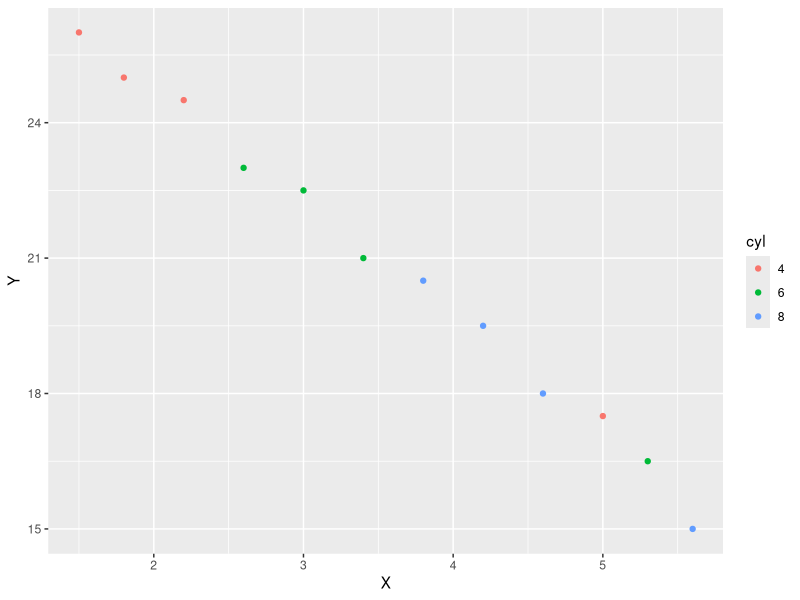
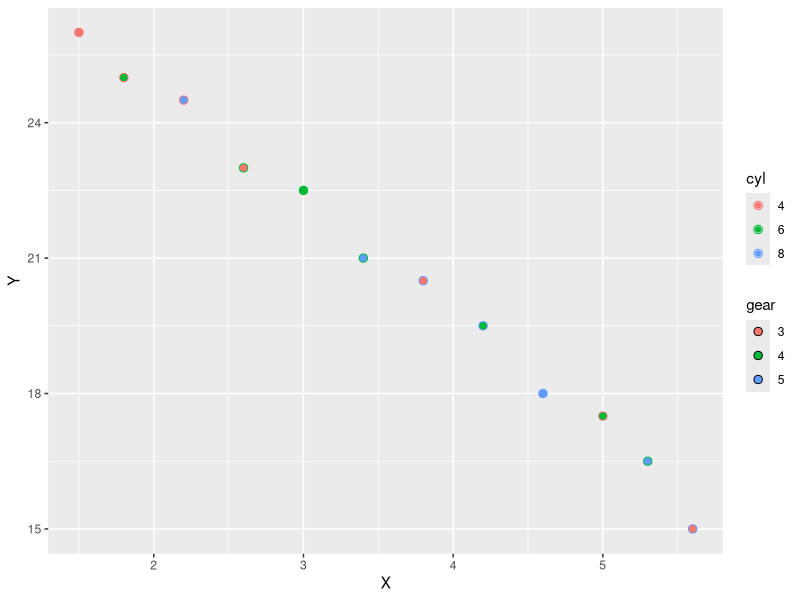
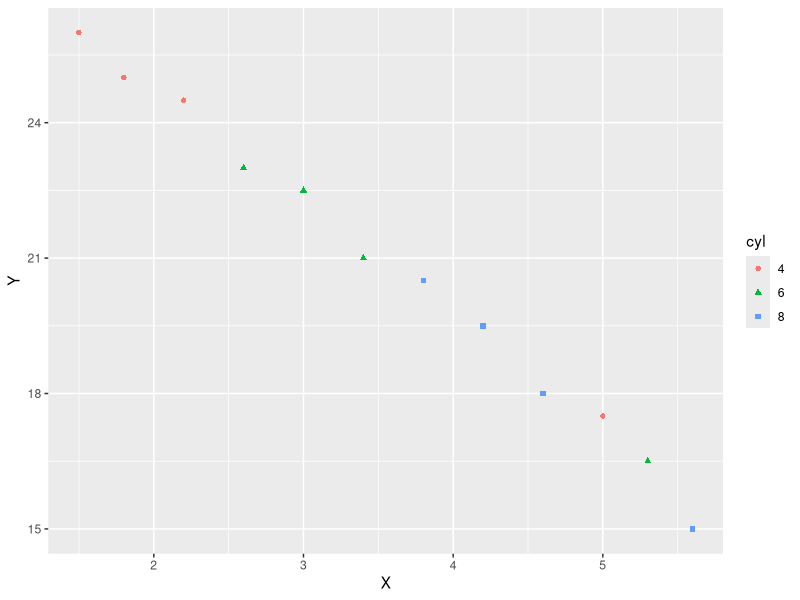
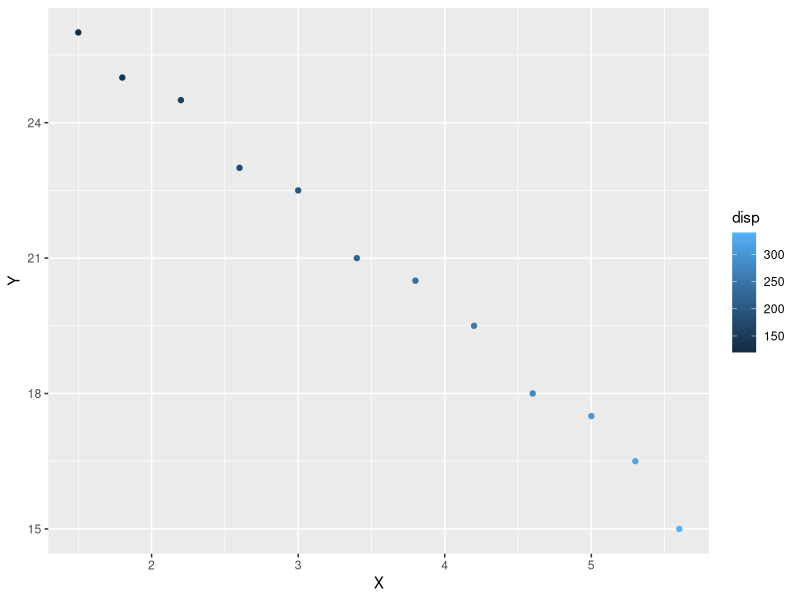
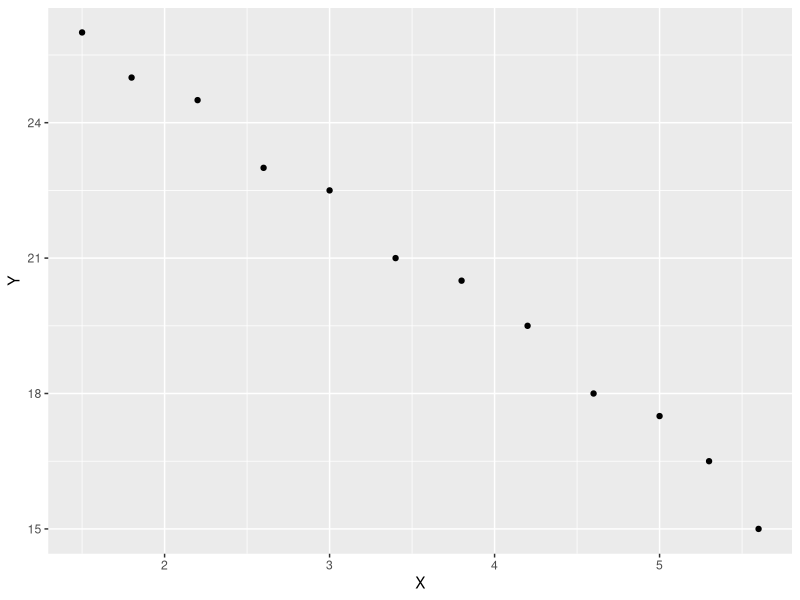
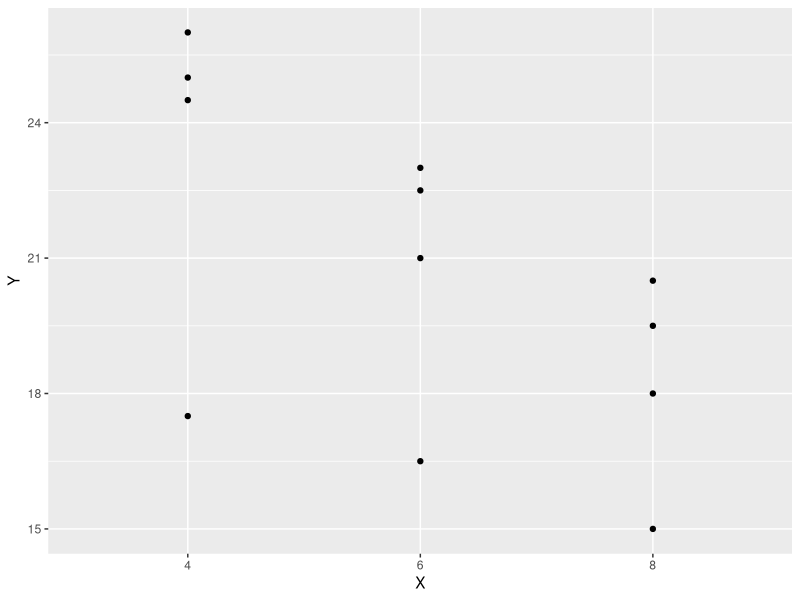
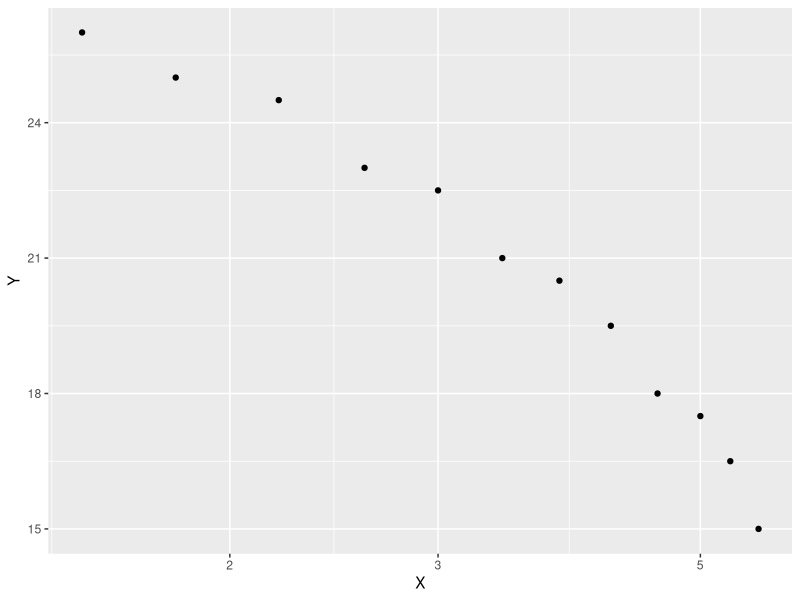
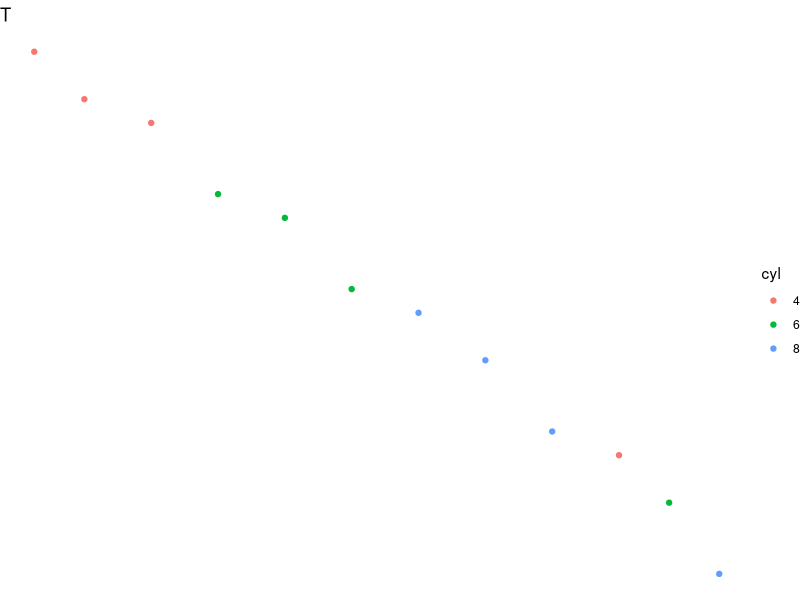

R code for these plots, in order: (Note: this script raises an error after producing the figures.)
#!/usr/bin/env Rscript
#
# 生成 tests/fixtures/guide_r_reference.json —— guide（M1-11）的 R 侧参考值。
#
#   pixi run -e refs refs:guide
#
# 8 个 case，全部钉 ggplot2 4.0.3：
#
#   1. legend_colour_discrete   colour 映射离散变量（单图例）
#   2. legend_colour_fill       colour + fill 是**不同变量** → 两张图例竖排
#   3. legend_merged            colour + shape 映射**同一变量** → 合并成一张
#   4. colourbar                连续 colour → 色条 + 断点 / 标签
#   5. axis_continuous          连续 x / y：断点、标签、轴行列尺寸
#   6. axis_discrete            离散 x：断点 / 标签 / 轴行高
#   7. axis_log10               scale_x_log10：断点在变换后的空间
#   8. theme_void               轴消失；图例**仍然保留**（4.0.3 的行为）
#
# 记录两类东西：
#
#   - `ggplot_build(p)$layout$panel_params[[1]]$x/y` 的 `get_breaks()` /
#     `get_labels()` 与 `x.range` / `y.range`（Tick 位置在 Python 侧按同一公式算）；
#   - `ggplotGrob(p)` 画在 7×7in 的 pdf(NULL) 上以后，按 layout 名字读回的行高 /
#     列宽（cm）：axis-l / axis-b / ylab-l / xlab-b / title / guide-box-right，
#     以及每张图例 gtable 自己的宽高。量法与 tools/refs/gtable_ref.R 一致
#     （draw 之后 convertWidth/convertHeight，读 grid 真正分配出来的尺寸）。
#
# 图例的键（`.value` / `.label`）走 4.0.3 的 `get_guide_data()`，它把合并后的
# guide 的键值一并给出（colour + shape 同变量时会同时有两列）。

suppressPackageStartupMessages({
  library(ggplot2)
  library(jsonlite)
  library(grid)
})

# 不开默认绘图设备：否则 ggplot 会在 CWD 留下 Rplots.pdf。
invisible(pdf(NULL))

out_path <- "tests/fixtures/guide_r_reference.json"
page_in <- c(7, 7)

d <- data.frame(
  x = c(1.5, 1.8, 2.2, 2.6, 3.0, 3.4, 3.8, 4.2, 4.6, 5.0, 5.3, 5.6),
  y = c(26.0, 25.0, 24.5, 23.0, 22.5, 21.0, 20.5, 19.5, 18.0, 17.5, 16.5, 15.0),
  cyl = factor(c(4, 4, 4, 6, 6, 6, 8, 8, 8, 4, 6, 8), levels = c(4, 6, 8)),
  gear = factor(c(3, 4, 5, 3, 4, 5, 3, 4, 5, 4, 5, 3), levels = c(3, 4, 5)),
  disp = c(120, 140, 160, 180, 200, 220, 240, 260, 280, 300, 320, 340)
)

num <- function(value) {
  if (is.null(value) || length(value) == 0) {
    return(NULL)
  }
  value <- as.numeric(value)
  unname(value)
}

# 一列 breaks + labels：NA（越界）照原样记下来，Python 侧自己过滤。
breaks_of <- function(view) {
  list(breaks = num(view$get_breaks()), labels = as.character(view$get_labels()))
}

range_of <- function(view, range) {
  list(range = num(range))
}

# 在 7×7in 的页面上画一遍，读回按名字查的 region 尺寸（cm）。
region_size <- function(g, name, kind) {
  row <- g$layout[g$layout$name == name, , drop = FALSE]
  if (nrow(row) == 0) {
    return(NULL)
  }
  if (kind == "height") {
    return(sum(convertHeight(g$heights[row$t:row$b], "cm", valueOnly = TRUE)))
  }
  sum(convertWidth(g$widths[row$l:row$r], "cm", valueOnly = TRUE))
}

measure_axes <- function(g) {
  list(
    axis_l = region_size(g, "axis-l", "width"),
    axis_b = region_size(g, "axis-b", "height"),
    ylab_l = region_size(g, "ylab-l", "width"),
    xlab_b = region_size(g, "xlab-b", "height"),
    title = region_size(g, "title", "height")
  )
}

grob_label <- function(grob) {
  if (!is.null(grob$label)) {
    return(paste(as.character(grob$label), collapse = " "))
  }
  if (!is.null(grob$children)) {
    return(paste(
      vapply(grob$children, grob_label, character(1)),
      collapse = ""
    ))
  }
  ""
}

measure_legends <- function(g) {
  # 4.0.3 的 gtable 对每个方位都留了 guide-box-* 槽；没图例的挂 zeroGrob。
  for (position in c("top", "right", "bottom", "left", "inside")) {
    name <- paste0("guide-box-", position)
    hit <- which(g$layout$name == name)
    if (length(hit) == 0) {
      next
    }
    wrapper <- g$grobs[[hit[1]]]
    if (!inherits(wrapper, "gtable")) {
      next
    }
    row <- g$layout[hit[1], , drop = FALSE]
    downViewport("layout")
    downViewport(paste0(name, ".", row$t, "-", row$r, "-", row$b, "-", row$l))
    cell_width <- convertWidth(unit(1, "npc"), "cm", valueOnly = TRUE)
    cell_height <- convertHeight(unit(1, "npc"), "cm", valueOnly = TRUE)
    downViewport(wrapper$name)
    widths <- convertWidth(wrapper$widths, "cm", valueOnly = TRUE)
    heights <- convertHeight(wrapper$heights, "cm", valueOnly = TRUE)
    guides <- Filter(function(item) inherits(item, "gtable"), wrapper$grobs)
    sizes <- lapply(guides, function(item) {
      item_widths <- convertWidth(item$widths, "cm", valueOnly = TRUE)
      item_heights <- convertHeight(item$heights, "cm", valueOnly = TRUE)
      title_idx <- which(item$layout$name == "title")
      title <- if (length(title_idx)) {
        grob_label(item$grobs[[title_idx[1]]])
      } else {
        NULL
      }
      label_idx <- grep("^label", item$layout$name)
      labels <- unname(unlist(lapply(
        label_idx,
        function(index) grob_label(item$grobs[[index]])
      )))
      list(
        title = title,
        labels = unname(labels),
        width = sum(item_widths),
        height = sum(item_heights),
        widths = num(item_widths),
        heights = num(item_heights)
      )
    })
    vp <- wrapper$vp
    out <- list(
      present = TRUE,
      position = position,
      width = sum(widths),
      height = sum(heights),
      widths = num(widths),
      heights = num(heights),
      cell_width = cell_width,
      cell_height = cell_height,
      x_npc = as.numeric(vp$x),
      y_npc = as.numeric(vp$y),
      just = num(vp$just),
      guides = sizes
    )
    upViewport(0)
    return(out)
  }
  list(present = FALSE)
}

guide_data <- function(plot, aesthetics) {
  out <- list()
  for (aesthetic in aesthetics) {
    key <- tryCatch(get_guide_data(plot, aesthetic), error = function(...) NULL)
    if (is.null(key)) {
      next
    }
    rows <- lapply(seq_len(nrow(key)), function(i) {
      record <- list(label = as.character(key$.label[i]), value = num(key$.value[i]))
      for (name in setdiff(names(key), c(".label", ".value"))) {
        item <- key[[name]][i]
        record[[name]] <- if (is.character(item)) as.character(item) else num(item)
      }
      record
    })
    out[[aesthetic]] <- rows
  }
  out
}

measure_case <- function(name, plot, aesthetics) {
  built <- ggplot_build(plot)
  params <- built$layout$panel_params[[1]]
  g <- ggplotGrob(plot)
  pdf(NULL, width = page_in[1], height = page_in[2])
  grid.newpage()
  grid.draw(g)
  downViewport("layout")
  axes <- measure_axes(g)
  upViewport(0)
  legends <- measure_legends(g)
  upViewport(0)
  list(
    name = name,
    structure = list(
      nrow = nrow(g),
      ncol = ncol(g),
      regions = sort(unique(g$layout$name))
    ),
    axes = axes,
    legends = legends,
    x = list(
      range = num(params$x.range),
      breaks = num(params$x$get_breaks()),
      labels = as.character(params$x$get_labels())
    ),
    y = list(
      range = num(params$y.range),
      breaks = num(params$y$get_breaks()),
      labels = as.character(params$y$get_labels())
    ),
    guides = guide_data(plot, aesthetics)
  )
}

base <- function(mapping) {
  ggplot(d, mapping) + geom_point() + labs(x = "X", y = "Y")
}

cases <- list(
  measure_case("legend_colour_discrete", base(aes(x, y, colour = cyl)), c("colour")),
  measure_case(
    "legend_colour_fill",
    base(aes(x, y, colour = cyl, fill = gear)) + geom_point(shape = 21, size = 2.5),
    c("colour", "fill")
  ),
  measure_case("legend_merged", base(aes(x, y, colour = cyl, shape = cyl)), c("colour", "shape")),
  measure_case("colourbar", base(aes(x, y, colour = disp)), c("colour")),
  measure_case("axis_continuous", base(aes(x, y)), character(0)),
  measure_case("axis_discrete", base(aes(cyl, y)), character(0)),
  measure_case("axis_log10", base(aes(x, y)) + scale_x_log10(), character(0)),
  measure_case(
    "theme_void",
    ggplot(d, aes(x, y, colour = cyl)) +
      geom_point() +
      labs(title = "T", x = "X", y = "Y") +
      theme_void(),
    c("colour")
  ),
  # --- M2-2（SIL-738）：合并 / 多美学 / override / 布局 ----------------------
  measure_case(
    "legend_colour_fill_same",
    base(aes(x, y, colour = cyl, fill = cyl)) + geom_point(shape = 21, size = 2.5),
    c("colour", "fill")
  ),
  measure_case(
    "legend_override",
    base(aes(x, y, colour = cyl)) +
      guides(colour = guide_legend(override.aes = list(alpha = 1, colour = "black"))),
    c("colour")
  ),
  measure_case(
    "legend_nrow2",
    base(aes(x, y, colour = cyl)) + guides(colour = guide_legend(nrow = 2)),
    c("colour")
  ),
  measure_case(
    "legend_label_left",
    base(aes(x, y, colour = cyl)) + guides(colour = guide_legend(label.position = "left")),
    c("colour")
  ),
  measure_case(
    "legend_top",
    base(aes(x, y, colour = cyl)) + theme(legend.position = "top"),
    c("colour")
  ),
  measure_case(
    "legend_inside",
    base(aes(x, y, colour = cyl)) +
      theme(legend.position = "inside", legend.position.inside = c(0.3, 0.7)),
    c("colour")
  ),
  measure_case(
    "legend_order",
    base(aes(x, y, colour = cyl, fill = gear)) +
      geom_point(shape = 21, size = 2.5) +
      guides(colour = guide_legend(order = 2), fill = guide_legend(order = 1)),
    c("colour", "fill")
  ),
  measure_case(
    "legend_two_bottom",
    base(aes(x, y, colour = cyl, fill = gear)) +
      geom_point(shape = 21, size = 2.5) +
      theme(legend.position = "bottom"),
    c("colour", "fill")
  )
)

names(cases) <- vapply(cases, `[[`, character(1), "name")

output <- list(
  generator = "tools/refs/guide_ref.R",
  ggplot2 = as.character(packageVersion("ggplot2")),
  size_in = page_in,
  data = list(
    x = d$x, y = d$y, disp = d$disp,
    cyl = as.character(d$cyl), cyl_levels = levels(d$cyl),
    gear = as.character(d$gear), gear_levels = levels(d$gear)
  ),
  cases = cases
)

writeLines(toJSON(output, auto_unbox = TRUE, digits = 17, na = "null", pretty = TRUE), out_path)
cat("wrote", out_path, "with", length(cases), "cases\n")
